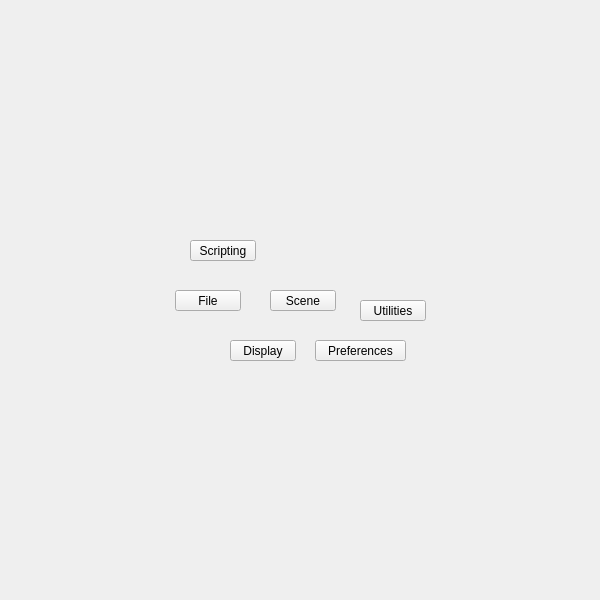
<?xml version="1.0" encoding="UTF-8"?>
<ui version="4.0">
 <class>QtUi</class>
 <widget class="QMainWindow" name="QtUi">
  <property name="enabled">
   <bool>true</bool>
  </property>
  <property name="geometry">
   <rect>
    <x>0</x>
    <y>0</y>
    <width>600</width>
    <height>600</height>
   </rect>
  </property>
  <property name="sizePolicy">
   <sizepolicy hsizetype="Ignored" vsizetype="Ignored">
    <horstretch>0</horstretch>
    <verstretch>0</verstretch>
   </sizepolicy>
  </property>
  <property name="minimumSize">
   <size>
    <width>0</width>
    <height>0</height>
   </size>
  </property>
  <property name="maximumSize">
   <size>
    <width>600</width>
    <height>600</height>
   </size>
  </property>
  <property name="cursor">
   <cursorShape>ArrowCursor</cursorShape>
  </property>
  <property name="windowTitle">
   <string>Toolkit</string>
  </property>
  <property name="whatsThis">
   <string>main</string>
  </property>
  <property name="toolButtonStyle">
   <enum>Qt::ToolButtonIconOnly</enum>
  </property>
  <property name="tabShape">
   <enum>QTabWidget::Triangular</enum>
  </property>
  <property name="dockNestingEnabled">
   <bool>true</bool>
  </property>
  <property name="dockOptions">
   <set>QMainWindow::AllowNestedDocks|QMainWindow::AllowTabbedDocks|QMainWindow::AnimatedDocks|QMainWindow::ForceTabbedDocks</set>
  </property>
  <widget class="QWidget" name="mainWindow">
   <property name="sizePolicy">
    <sizepolicy hsizetype="Ignored" vsizetype="Ignored">
     <horstretch>0</horstretch>
     <verstretch>0</verstretch>
    </sizepolicy>
   </property>
   <widget class="QPushButton" name="i017">
    <property name="geometry">
     <rect>
      <x>175</x>
      <y>290</y>
      <width>66</width>
      <height>21</height>
     </rect>
    </property>
    <property name="minimumSize">
     <size>
      <width>0</width>
      <height>21</height>
     </size>
    </property>
    <property name="maximumSize">
     <size>
      <width>16777215</width>
      <height>21</height>
     </size>
    </property>
    <property name="toolTip">
     <string/>
    </property>
    <property name="whatsThis">
     <string>file</string>
    </property>
    <property name="text">
     <string>File</string>
    </property>
   </widget>
   <widget class="QPushButton" name="i032">
    <property name="geometry">
     <rect>
      <x>230</x>
      <y>340</y>
      <width>66</width>
      <height>21</height>
     </rect>
    </property>
    <property name="minimumSize">
     <size>
      <width>0</width>
      <height>21</height>
     </size>
    </property>
    <property name="maximumSize">
     <size>
      <width>16777215</width>
      <height>21</height>
     </size>
    </property>
    <property name="whatsThis">
     <string>display</string>
    </property>
    <property name="text">
     <string>Display</string>
    </property>
   </widget>
   <widget class="QPushButton" name="i003">
    <property name="geometry">
     <rect>
      <x>270</x>
      <y>290</y>
      <width>66</width>
      <height>21</height>
     </rect>
    </property>
    <property name="minimumSize">
     <size>
      <width>0</width>
      <height>21</height>
     </size>
    </property>
    <property name="maximumSize">
     <size>
      <width>16777215</width>
      <height>21</height>
     </size>
    </property>
    <property name="whatsThis">
     <string>scene</string>
    </property>
    <property name="text">
     <string>Scene</string>
    </property>
   </widget>
   <widget class="QPushButton" name="i022">
    <property name="geometry">
     <rect>
      <x>315</x>
      <y>340</y>
      <width>91</width>
      <height>21</height>
     </rect>
    </property>
    <property name="minimumSize">
     <size>
      <width>0</width>
      <height>21</height>
     </size>
    </property>
    <property name="maximumSize">
     <size>
      <width>999</width>
      <height>21</height>
     </size>
    </property>
    <property name="toolTip">
     <string>Preferences</string>
    </property>
    <property name="whatsThis">
     <string>preferences</string>
    </property>
    <property name="text">
     <string>Preferences</string>
    </property>
   </widget>
   <widget class="QPushButton" name="i023">
    <property name="geometry">
     <rect>
      <x>190</x>
      <y>240</y>
      <width>66</width>
      <height>21</height>
     </rect>
    </property>
    <property name="minimumSize">
     <size>
      <width>0</width>
      <height>21</height>
     </size>
    </property>
    <property name="maximumSize">
     <size>
      <width>16777215</width>
      <height>21</height>
     </size>
    </property>
    <property name="whatsThis">
     <string>scripting</string>
    </property>
    <property name="text">
     <string>Scripting</string>
    </property>
   </widget>
   <widget class="QPushButton" name="i020">
    <property name="geometry">
     <rect>
      <x>360</x>
      <y>300</y>
      <width>66</width>
      <height>21</height>
     </rect>
    </property>
    <property name="minimumSize">
     <size>
      <width>0</width>
      <height>21</height>
     </size>
    </property>
    <property name="maximumSize">
     <size>
      <width>16777215</width>
      <height>21</height>
     </size>
    </property>
    <property name="cursor">
     <cursorShape>IBeamCursor</cursorShape>
    </property>
    <property name="whatsThis">
     <string>utilities</string>
    </property>
    <property name="text">
     <string>Utilities</string>
    </property>
   </widget>
  </widget>
 </widget>
 <resources/>
 <connections/>
 <designerdata>
  <property name="gridDeltaX">
   <number>5</number>
  </property>
  <property name="gridDeltaY">
   <number>10</number>
  </property>
  <property name="gridSnapX">
   <bool>true</bool>
  </property>
  <property name="gridSnapY">
   <bool>true</bool>
  </property>
  <property name="gridVisible">
   <bool>true</bool>
  </property>
 </designerdata>
</ui>
